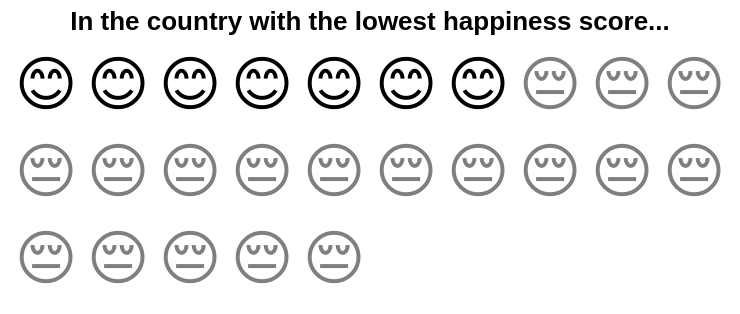

Here is the Vega-Lite specification saved for this chart:
### Vega-Lite specification from a JSON file in a GitHub repository (floating-point values rounded to 4 significant figures)
{"$schema": "https://vega.github.io/schema/vega-lite/v4.json", "config": {"view": {"stroke": ""}}, "title": "In the country with the lowest happiness score...", "width": 360, "height": 130, "data": {"values": [{"id": 1, "face": "smile"}, {"id": 2, "face": "smile"}, {"id": 3, "face": "smile"}, {"id": 4, "face": "smile"}, {"id": 5, "face": "smile"}, {"id": 6, "face": "smile"}, {"id": 7, "face": "smile"}, {"id": 8, "face": "frown"}, {"id": 9, "face": "frown"}, {"id": 10, "face": "frown"}, {"id": 11, "face": "frown"}, {"id": 12, "face": "frown"}, {"id": 13, "face": "frown"}, {"id": 14, "face": "frown"}, {"id": 15, "face": "frown"}, {"id": 16, "face": "frown"}, {"id": 17, "face": "frown"}, {"id": 18, "face": "frown"}, {"id": 19, "face": "frown"}, {"id": 20, "face": "frown"}, {"id": 21, "face": "frown"}, {"id": 22, "face": "frown"}, {"id": 23, "face": "frown"}, {"id": 24, "face": "frown"}, {"id": 25, "face": "frown"}]}, "transform": [{"calculate": "{'smile': '😊', 'frown': '😔'}[datum.face]", "as": "emoji"}, {"calculate": "ceil (datum.id/10)", "as": "col"}, {"calculate": "datum.id - datum.col*10", "as": "row"}], "mark": {"type": "text", "baseline": "middle"}, "encoding": {"x": {"field": "row", "type": "ordinal", "axis": null}, "y": {"field": "col", "type": "ordinal", "axis": null}, "text": {"field": "emoji", "type": "nominal"}, "size": {"value": 30}, "strokeWidth": {"value": 3.0}, "fillOpacity": {"condition": {"test": "datum.face=='smile'", "value": 1}, "value": 0.5}}}
